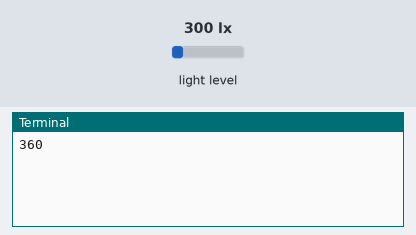
Recording of a program running on a simulated Raspberry Pi (BCM pin numbers). Parts: the last lines printed to the terminal. The test bench sets the inputs (shaded band); at power-on: light level 300 lx. At 10.0 s the program stops and its outputs stay as they are.

Above: at 1.2 s.
1.3 s: light level set to 40 lx
At 2.3 s:
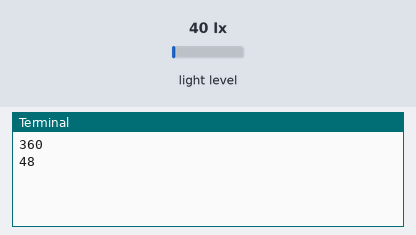
2.8 s: light level set to 500 lx
At 10.9 s:
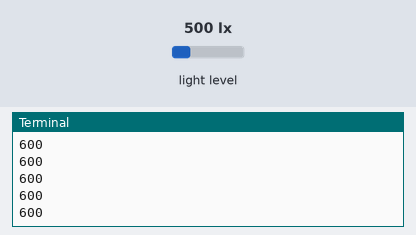
Timing chart, 0 to 11.5 s (numbered marks = the images above; inputs shaded):
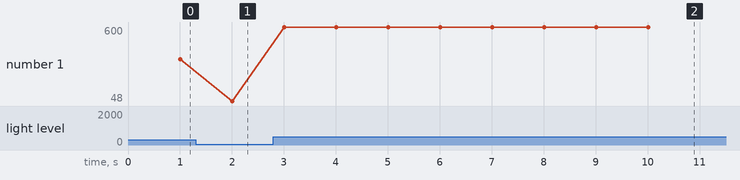

Measured:
- after the input at 1.3 s, the terminal: prints a new line after 0.70 s (image 1)
- after the input at 2.8 s, the terminal: prints a new line after 0.21 s (image 2)
- plotted number 1: 360 → 48 after the input at 1.3 s, 48 → 600 after the input at 2.8 s

The program:

bh1750fvi.py
```python
#!/usr/bin/env python3

import pigpio
import struct


class Bh1750fvi:

    class Mode:
        HRESOLUTION_MODE = 0
        HRESOLUTION_MODE2 = 1
        LRESOLUTION_MODE = 2

    def __init__(self, pi: pigpio.pi, i2c_handle: int):
        self.__pigpio = pi
        self.__h = i2c_handle

    def power_down(self):
        self.__pigpio.i2c_write_device(self.__h, [self.__Opecode.POWER_DOWN])

    def power_on(self):
        self.__pigpio.i2c_write_device(self.__h, [self.__Opecode.POWER_ON])

    def reset(self):
        self.__pigpio.i2c_write_device(self.__h, [self.__Opecode.RESET])

    def continuously_measurement(self, mode: Mode):
        if mode == self.Mode.HRESOLUTION_MODE:
            opecode = self.__Opecode.CONTINUOUSLY_HRESOLUTION_MODE
        elif mode == self.Mode.HRESOLUTION_MODE2:
            opecode = self.__Opecode.CONTINUOUSLY_HRESOLUTION_MODE2
        elif mode == self.Mode.LRESOLUTION_MODE:
            opecode = self.__Opecode.CONTINUOUSLY_LRESOLUTION_MODE
        else:
            raise RuntimeError

        self.__pigpio.i2c_write_device(self.__h, [opecode])

    def read_lux(self) -> float:
        _, data = self.__pigpio.i2c_read_device(self.__h, 2)
        return struct.unpack(">H", data)[0]

    class __Opecode:
        POWER_DOWN = 0b0000_0000
        POWER_ON = 0b0000_0001
        RESET = 0b0000_0111
        CONTINUOUSLY_HRESOLUTION_MODE = 0b0001_0000
        CONTINUOUSLY_HRESOLUTION_MODE2 = 0b0001_0001
        CONTINUOUSLY_LRESOLUTION_MODE = 0b0001_0011
        ONE_TIME_HRESOLUTION_MODE = 0b0010_0000
        ONE_TIME_HRESOLUTION_MODE2 = 0b0010_0001
        ONE_TIME_LRESOLUTION_MODE = 0b0010_0011
        CHANGE_MEASUREMENT_TIME_HIGH = 0b0100_0000
        CHANGE_MEASUREMENT_TIME_LOW = 0b0110_0000


if __name__ == "__main__":
    import time

    pi = pigpio.pi()
    sensor = Bh1750fvi(pi, pi.i2c_open(1, 0x23))

    sensor.power_on()
    sensor.continuously_measurement(sensor.Mode.HRESOLUTION_MODE)

    for i in range(10):
        time.sleep(1)
        print(sensor.read_lux())

    pi.stop()
```
